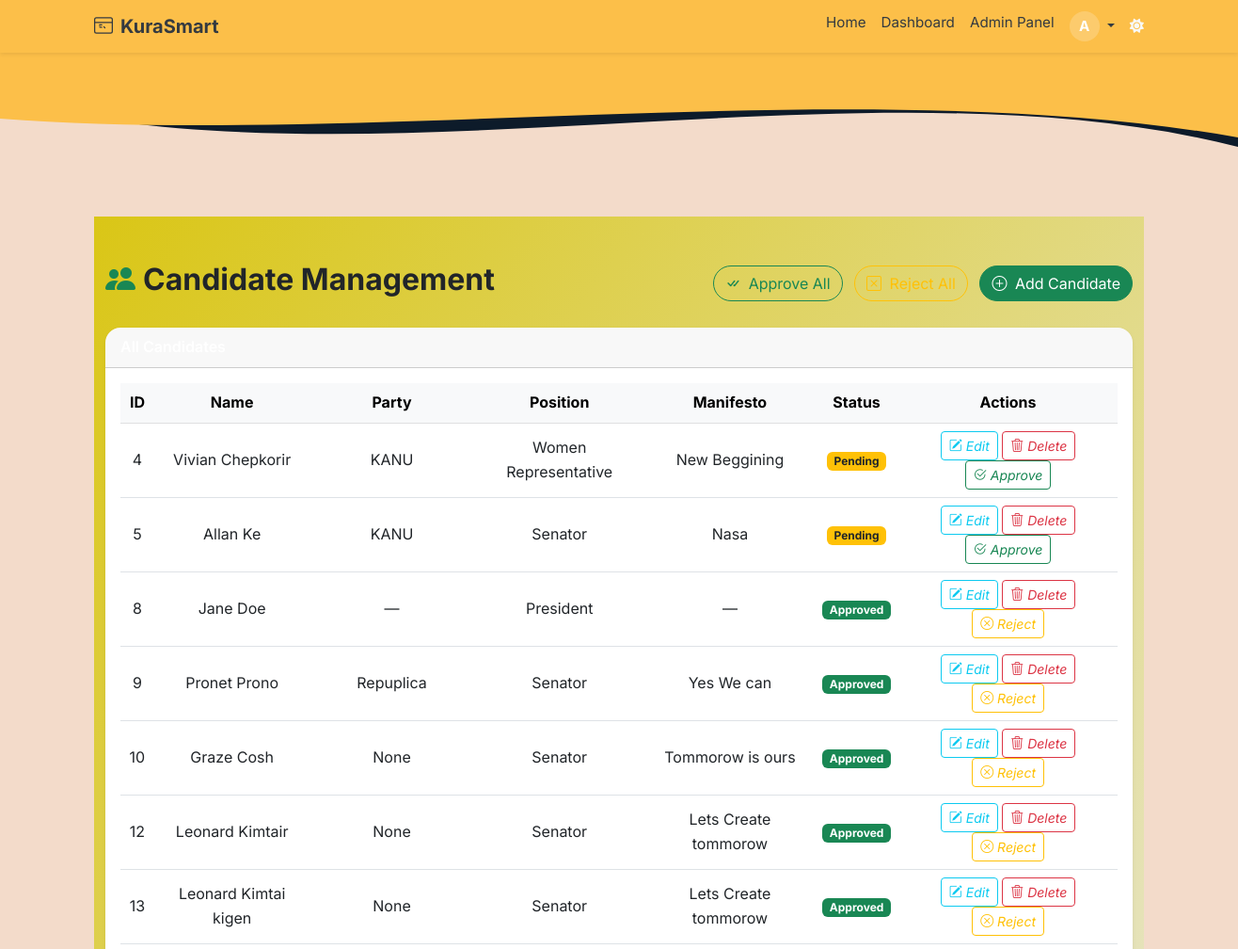
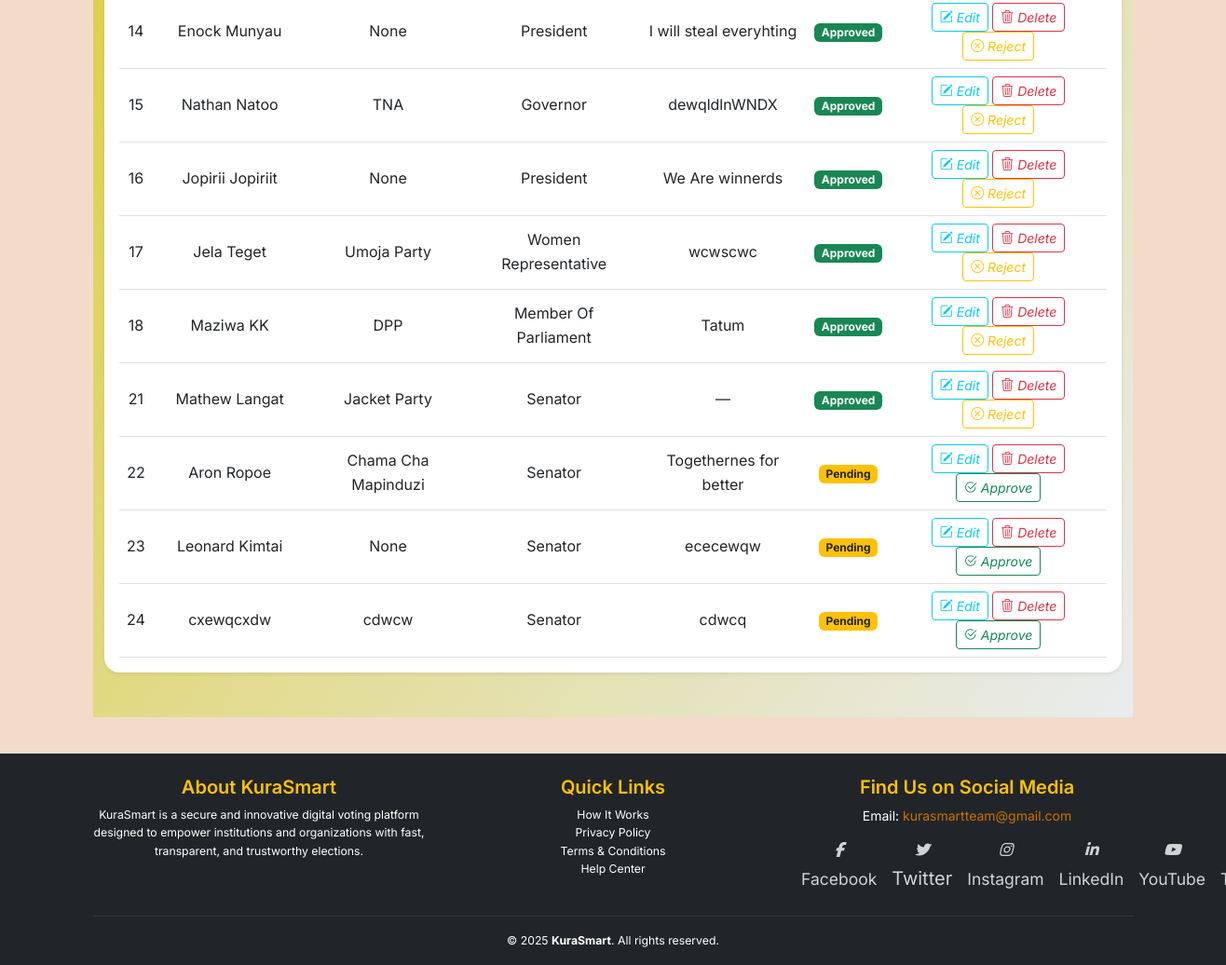
The app's page /admin/candidates (signed in) with its own data (2 pictures, top to bottom).
### app/models.py (models this page shows, shortened)
class User(db.Model, UserMixin):
    __tablename__ = 'users'
    id = db.Column(db.Integer, primary_key=True)
    email = db.Column(db.String(120), unique=True, nullable=False, index=True)
    full_name = db.Column(db.String(120), nullable=False)
    username = db.Column(db.String(80), unique=True, nullable=True)
    id_number = db.Column(db.String(20), unique=True, nullable=True)
    password_hash = db.Column(db.String(128), nullable=False)
    voting_type = db.Column(db.String(10), nullable=False, default="informal")
    national_id = db.Column(db.String(20), unique=True, nullable=True)
    dob = db.Column(db.Date, nullable=True)
    gender = db.Column(db.String(10), nullable=True)
    county = db.Column(db.String(100), nullable=True)
    sub_county = db.Column(db.String(100), nullable=True)
    division = db.Column(db.String(100), nullable=True)
    location = db.Column(db.String(100), nullable=True)
    sub_location = db.Column(db.String(100), nullable=True)
    profile_image_url = db.Column(db.String(255), nullable=True)
    is_verified = db.Column(db.Boolean, default=False, index=True)
    is_superadmin = db.Column(db.Boolean, default=False)
    role = db.Column(db.Enum(UserRole), default=UserRole.voter, nullable=False, index=True)
    created_at = db.Column(db.DateTime, default=datetime.utcnow)
    candidates = db.relationship('Candidate', back_populates='user', lazy='dynamic')
    verification_requests = db.relationship('VerificationRequest', back_populates='user', lazy='dynamic')
    votes = db.relationship('Vote', back_populates='voter', lazy='dynamic')

class Candidate(db.Model):
    __tablename__ = 'candidate'
    id = db.Column(db.Integer, primary_key=True)
    user_id = db.Column(db.Integer, db.ForeignKey('users.id'), nullable=False)
    election_id = db.Column(db.Integer, db.ForeignKey('election.id'), nullable=False)
    position_id = db.Column(db.Integer, db.ForeignKey('position.id'), nullable=False)
    full_name = db.Column(db.String(100), nullable=False)
    profile_photo = db.Column(db.String(255))
    party_name = db.Column(db.String(100))
    position = db.Column(db.String(100), nullable=True)
    description = db.Column(db.Text)
    manifesto = db.Column(db.Text)
    approved = db.Column(db.Boolean, default=False)
    created_at = db.Column(db.DateTime, default=datetime.utcnow)
    user = db.relationship('User', back_populates='candidates')
    election = db.relationship('Election', back_populates='candidates')
    position_rel = db.relationship('Position', back_populates='candidates')
    votes = db.relationship('Vote', back_populates='candidate', lazy='dynamic')

### app/routes/web_auth.py (the view, shortened to what this page needs)
@admin_web_bp.route('/candidates', methods=['GET', 'POST'])
@login_required
def manage_candidates():
    form = CandidateForm()
    try:
        candidates = Candidate.query.all()
        return render_template('admin/candidates.html', candidates=candidates, form=form)
    except Exception as e:
        db.session.rollback()
        import traceback
        print("Exception in /candidates route:", traceback.format_exc())
        flash(f"Error managing candidates: {e}", "danger")
        return render_template('admin/candidates.html', candidates=[], form=form)

### app/templates/admin/candidates.html (shortened to what this page needs)
{% extends "base.html" %}
{% block content %}
<div class="admin-dashboard-background py-5">
  <div class="container" data-aos="fade-up">
    <div class="d-flex justify-content-between align-items-center mb-4">
      <h2 class="fw-bold"><i class="bi bi-people-fill me-2 text-success"></i>Candidate Management</h2>
      <div>
        <form action="{{ url_for('admin_web.approve_all_candidates') }}" method="POST" class="d-inline">
          <button type="submit" class="btn btn-outline-success rounded-pill me-2">
            <i class="bi bi-check-all me-1"></i> Approve All
          </button>
        </form>
        <form action="{{ url_for('admin_web.reject_all_candidates') }}" method="POST" class="d-inline">
          <button type="submit" class="btn btn-outline-warning rounded-pill me-2">
            <i class="bi bi-x-square me-1"></i> Reject All
          </button>
        </form>
        <button class="btn btn-success rounded-pill" data-bs-toggle="modal" data-bs-target="#candidateModal">
          <i class="bi bi-plus-circle me-1"></i> Add Candidate
        </button>
      </div>
    </div>
    <div class="card shadow-sm border-0 rounded-4">
      <div class="card-header bg-gradient-secondary text-white fw-semibold rounded-top-4">All Candidates</div>
      <div class="card-body">
        {% if candidates %}
        <table class="table table-hover align-middle text-center mb-0">
          <thead class="table-light">
            <tr>
              <th>ID</th>
              <th>Name</th>
              <th>Party</th>
              <th>Position</th>
              <th>Manifesto</th>
              <th>Status</th>
              <th>Actions</th>
            </tr>
          </thead>
          <tbody>
            {% for c in candidates %}
            <tr data-aos="zoom-in" data-aos-delay="{{ loop.index * 30 }}">
              <td>{{ c.id }}</td>
              <td>{{ c.full_name }}</td>
              <td>{{ c.party_name or '—' }}</td>
              <td>{{ c.position }}</td>
              <td>
                {% if c.manifesto %}
                  {{ c.manifesto[:100] ~ '...' if c.manifesto|length > 100 else c.manifesto }}
                {% else %}
                  —
                {% endif %}
              </td>
              <td>
                {% if c.approved %}
                  <span class="badge bg-success">Approved</span>
                {% else %}
                  <span class="badge bg-warning text-dark">Pending</span>
                {% endif %}
              </td>
              <td>
                <a href="{{ url_for('admin_web.edit_candidate', id=c.id) }}" class="btn btn-sm btn-outline-info">
                  <i class="bi bi-pencil-square"> Edit</i>
                </a>
                <form method="POST" action="{{ url_for('admin_web.delete_candidate', candidate_id=c.id) }}" class="d-inline" onsubmit="return confirm('Delete this candidate?');">
                  <button type="submit" class="btn btn-sm btn-outline-danger">
                    <i class="bi bi-trash3"> Delete</i>
                  </button>
                </form>
                {% if not c.approved %}
                <form method="POST" action="{{ url_for('admin_web.approve_candidate', candidate_id=c.id) }}" class="d-inline">
                  <button type="submit" class="btn btn-sm btn-outline-success">
                    <i class="bi bi-check2-circle"> Approve</i>
                  </button>
                </form>
                {% endif %}
                {% if c.approved %}
                <form method="POST" action="{{ url_for('admin_web.reject_candidate', candidate_id=c.id) }}" class="d-inline">
                  <button type="submit" class="btn btn-sm btn-outline-warning">
                    <i class="bi bi-x-circle"> Reject</i>
                  </button>
                </form>
                {% endif %}
              </td>
            </tr>
            {% endfor %}
          </tbody>
        </table>
        {% else %}
        <p class="text-center text-muted py-4">No candidates available.</p>
        {% endif %}
      </div>
    </div>
  </div>
</div>
{% endblock %}

### app/templates/base.html (shortened to what this page needs)
<!DOCTYPE html>
<html lang="en" data-bs-theme="auto">
<head>
  <link rel="stylesheet" href="https://cdn.jsdelivr.net/npm/bootstrap@5.3.3/dist/css/bootstrap.min.css">
  <link rel="stylesheet" href="https://cdnjs.cloudflare.com/ajax/libs/font-awesome/6.5.0/css/all.min.css"/>
  <link rel="stylesheet" href="https://cdn.jsdelivr.net/npm/aos@2.3.4/dist/aos.css">
  <link rel="stylesheet" href="https://cdn.jsdelivr.net/npm/bootstrap-icons@1.10.5/font/bootstrap-icons.css">
  <link rel="stylesheet" href="{{ url_for('static', filename='styles.css') }}">
  <link href="https://cdn.jsdelivr.net/npm/bootstrap@5.3.0/dist/css/bootstrap.min.css" rel="stylesheet">
</head>
<body class="text-dark d-flex flex-column min-vh-100">
  <nav class="navbar navbar-expand-lg sticky-top shadow-sm" style="background-color: #fcbf49;">
    <div class="container">
      <a class="navbar-brand fw-bold d-flex align-items-center gap-2" href="{{ url_for('main.index') }}">
        KuraSmart
      </a>
      <div class="collapse navbar-collapse" id="navCollapse">
        <ul class="navbar-nav ms-auto mb-2 mb-lg-0">
          <li class="nav-item">
            <a class="nav-link {% if request.endpoint == 'main.index' %}active{% endif %}" href="{{ url_for('main.index') }}">Home</a>
          </li>
          {% if current_user.is_authenticated %}
            <li class="nav-item">
              <a class="nav-link {% if request.endpoint in ['admin_web.dashboard', 'voter_web.dashboard'] %}active{% endif %}" href="{{ url_for('admin_web.dashboard') }}">
                Dashboard
              </a>
            </li>
            {% if current_user.is_super_admin or current_user.role == 'admin' %}
              <li class="nav-item">
                <a class="nav-link {% if request.endpoint == 'admin_web.dashboard' %}active{% endif %}" href="{{ url_for('admin_web.dashboard') }}">
                  Admin Panel
                </a>
              </li>
            {% endif %}
              <li class="nav-item dropdown">
                <a class="nav-link dropdown-toggle" href="#" id="userMenu" role="button" data-bs-toggle="dropdown" aria-expanded="false">
                  <div class="nav-profile-wrapper">
                    <div class="profile-initial bg10">
                      {{ current_user.full_name[0]|upper }}
                    </div>
                  </div>
                </a>
          {% endif %}
        </ul>
        <span id="theme-toggle" class="text-light ms-2" title="Toggle theme" style="cursor: pointer;">
          <i class="fas fa-moon"></i>
        </span>
      </div>
    </div>
  </nav>
  <div class="position-relative">
    <svg viewBox="0 0 500 150" preserveAspectRatio="none" class="w-100" style="height: 150px; display: block;">
      <path d="M0,50 C150,150 350,0 500,100 L500,0 L0,0 Z" style="fill: #0d1b2a;"></path>
      <path d="M0,70 C150,100 350,20 500,90 L500,0 L0,0 Z" style="fill: #fcbf49;"></path>
    </svg>
  </div>
  <main class="container py-2 flex-grow-1">
    {% block content %}{% endblock %}
  </main>
  <footer class="bg-dark text-white pt-4 pb-3 border-top shadow-sm">
  <div class="container">
    <div class="row g-4">
      <div class="col-md-4">
        <h5 class="text-warning">About KuraSmart</h5>
        <p class="small">
          KuraSmart is a secure and innovative digital voting platform designed to empower institutions and organizations with fast, transparent, and trustworthy elections.
        </p>
      </div>
      <div class="col-md-4">
        <h5 class="text-warning">Quick Links</h5>
        <ul class="list-unstyled small">
          <li><a href="#" data-bs-toggle="modal" data-bs-target="#howItWorksModal">How It Works</a></li>
          <li><a href="#" data-bs-toggle="modal" data-bs-target="#privacyModal">Privacy Policy</a></li>
          <li><a href="#" data-bs-toggle="modal" data-bs-target="#termsModal">Terms & Conditions</a></li>
          <li><a href="#" data-bs-toggle="modal" data-bs-target="#helpCenterModal">Help Center</a></li>
        </ul>
      </div>
      <div class="col-md-4">
        <h5 class="text-warning">Find Us on Social Media</h5>
        <p style="font-size: 14px; margin-bottom: 8px;">
          Email: <a href="mailto:support@kurasmart.com" style="color:#cc7000; text-decoration: none;">kurasmartteam@gmail.com</a>
        </p>
        <div class="social-icons d-flex gap-3" style="position: relative; left: 0px;">
          <a href="https://www.facebook.com/home.php" title="Facebook"><i class="fab fa-facebook-f fs-6" style="font-style: italic;"></i><span class="small">Facebook</span></a>
          <a href="https://x.com/?lang=en" title="Twitter"><i class="fab fa-twitter fs-6" style="font-style: italic;"></i>Twitter</a>
          <a href="https://www.instagram.com/#reactivated" title="Instagram"><i class="fab fa-instagram fs-6" style="font-style: italic;"></i><span class="small">Instagram</span></a>
          <a href="https://www.linkedin.com" title="LinkedIn"><i class="fab fa-linkedin-in fs-6" style="font-style: italic;"></i><span class="small">LinkedIn</span></a>
          <a href="https://www.youtube.com" title="YouTube"><i class="fab fa-youtube fs-6" style="font-style: italic;"></i><span class="small">YouTube</span></a>
          <a href="https://www.tiktok.com" title="TikTok"> <span class="small">TikTok</span></a>
        </div>
      </div>
    </div>
    <hr class="border-secondary mt-4">
    <div class="text-center small">
      &copy; 2025 <strong>KuraSmart</strong>. All rights reserved.
    </div>
  </div>
</footer>
</body>
</html>

### app/static/styles.css (style rules this page uses)
body { font-family: 'Segoe UI', Tahoma, Geneva, Verdana, sans-serif; background-color: #f8f9fa; margin: 0; padding: 0; }
.navbar-brand { font-weight: bold; color: #343a40 !important; }
.navbar-nav .nav-item .nav-link { color: #343a40; }
footer { background-color: #f1f3f5; padding: 10px; text-align: center; font-size: 0.9rem; color: #6c757d; margin-top: 30px; }

### app/templates/base.html (style rules this page uses)
body { font-family: 'Inter', sans-serif; background-color: #F3DBCA; margin: 0; padding-bottom: 60px; line-height: 1.6; }
.navbar { padding-top: 0.25rem; padding-bottom: 0.25rem; font-size: 0.95rem; }
.navbar-brand svg { margin-top: -2px; }
.nav-profile-wrapper { position: relative; display: inline-block; }
.profile-initial { background-color: #ffffff33; color: #ffffff; font-weight: bold; width: 32px; height: 32px; display: flex; align-items: center; justify-content: center; border-radius: 50%; font-size: 0.95rem; text-transform: uppercase; cursor: pointer; }
footer { font-size: 0.875rem; }
footer h5 { font-weight: 600; }
.social-icons a { color: #ffffffcc; font-size: 1.2rem; transition: color 0.3s ease, transform 0.3s ease; }
html, body { height: 100%; }
@media (min-width: 600px) { .social-icons { margin-top: 0; } }
footer a { color: #ffffff; text-decoration: none; transition: all 0.3s ease; }
footer .social-icons a { font-size: 1.25rem; transition: transform 0.3s ease, color 0.3s ease; }

### app/templates/admin/candidates.html (style rules this page uses)
.admin-dashboard-background { background: linear-gradient(to bottom right, #dac616, #e9ecef); }

### records on screen
User: full_name "A"
Candidate: id "4", full_name "Vivian Chepkorir", party_name "KANU", position "Women Representative", manifesto "New Beggining", approved "Pending"
Candidate: id "5", full_name "Allan Ke", party_name "KANU", position "Senator", manifesto "Nasa", approved "Pending"
Candidate: id "8", full_name "Jane Doe", party_name "—", position "President", approved "Approved"
Candidate: id "9", full_name "Pronet Prono", party_name "Repuplica", position "Senator", manifesto "Yes We can", approved "Approved"
Candidate: id "10", full_name "Graze Cosh", party_name "None", position "Senator", manifesto "Tommorow is ours", approved "Approved"
Candidate: id "12", full_name "Leonard Kimtair", party_name "None", position "Senator", manifesto "Lets Create tommorow", approved "Approved"
Candidate: id "13", full_name "Leonard Kimtai kigen", party_name "None", position "Senator", manifesto "Lets Create tommorow", approved "Approved"
Candidate: id "14", full_name "Enock Munyau", party_name "None", position "President", manifesto "I will steal everyhting", approved "Approved"
Candidate: id "15", full_name "Nathan Natoo", party_name "TNA", position "Governor", manifesto "dewqldlnWNDX", approved "Approved"
Candidate: id "16", full_name "Jopirii Jopiriit", party_name "None", position "President", manifesto "We Are winnerds", approved "Approved"
Candidate: id "17", full_name "Jela Teget", party_name "Umoja Party", position "Women Representative", manifesto "wcwscwc", approved "Approved"
Candidate: id "18", full_name "Maziwa KK", party_name "DPP", position "Member Of Parliament", manifesto "Tatum", approved "Approved"
Candidate: id "21", full_name "Mathew Langat", party_name "Jacket Party", position "Senator", approved "Approved"
Candidate: id "22", full_name "Aron Ropoe", party_name "Chama Cha Mapinduzi", position "Senator", manifesto "Togethernes for better", approved "Pending"
Candidate: id "23", full_name "Leonard Kimtai", party_name "None", position "Senator", manifesto "ececewqw", approved "Pending"
Candidate: id "24", full_name "cxewqcxdw", party_name "cdwcw", position "Senator", manifesto "cdwcq", approved "Pending"
